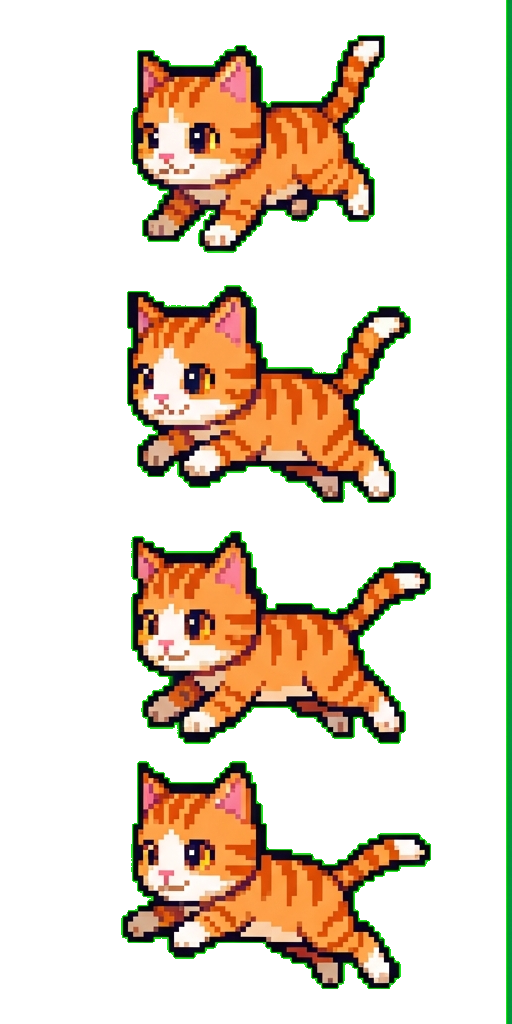
#> input picture assets/images/cat.png, 512 x 1024 px
$ python process_enemies.py assets/images/cat.png out
#> lines starting #> are read from the running program, lines starting #| are printed output that depends on the picture
from PIL import Image
import sys
import os

def process_enemies(input_path, output_dir, bg_color=(0, 255, 0), tolerance=50):
#> called with input_path = 'assets/images/cat.png', output_dir = 'out', bg_color = (0, 255, 0), tolerance = 50
    print(f"Processing enemies from {input_path}...")
    try:
        img = Image.open(input_path).convert("RGBA")
#> img is the input picture: PIL image 512x1024 RGBA; mean R, G, B, A 49.5, 36.2, 21, 77.9
        width, height = img.size
#> width = 512; height = 1024

        # Split into two (Dog Left, Cat Right)
        # Assuming equal distribution
        mid_x = width // 2
#> mid_x = 256

        dog_img = img.crop((0, 0, mid_x, height))
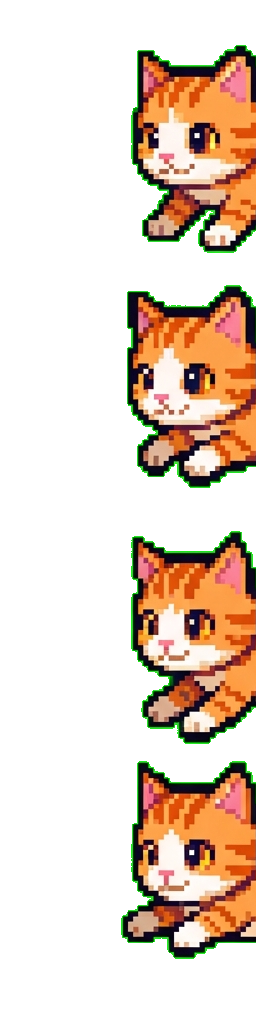
#> dog_img: PIL image 256x1024 RGBA; mean R, G, B, A 57.8, 40.6, 26.8, 84.6; transparent parts drawn white
        cat_img = img.crop((mid_x, 0, width, height))
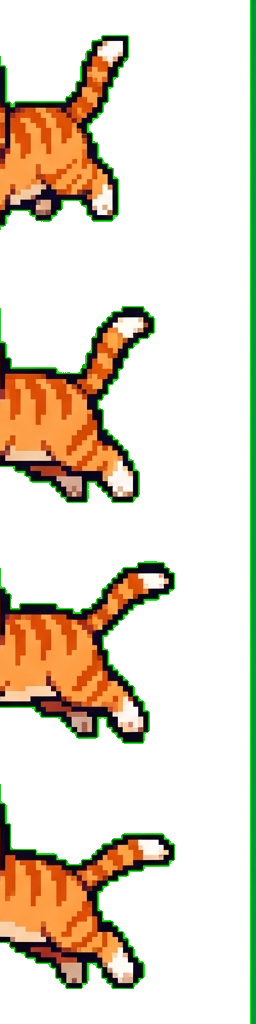
#> cat_img: PIL image 256x1024 RGBA; mean R, G, B, A 41.1, 31.7, 15.3, 71.3; transparent parts drawn white

        images = [('dog.png', dog_img), ('cat.png', cat_img)]

        for name, sub_img in images:
            datas = sub_img.getdata()
            newData = []

            r_bg, g_bg, b_bg = bg_color

            for item in datas:
                r, g, b, a = item
                # Distance to green
                dist = ((r - r_bg)**2 + (g - g_bg)**2 + (b - b_bg)**2)**0.5
                if dist < tolerance:
                    newData.append((0, 0, 0, 0))
                else:
                    newData.append(item)

            sub_img.putdata(newData)
            out_path = os.path.join(output_dir, name)
            sub_img.save(out_path, "PNG")
            print(f"Saved {name} to {out_path}")
#> this loop made 2 passes
#> (name, r_bg, g_bg, b_bg) on passes 1 to 2: ('dog.png', 0, 255, 0), ('cat.png', 0, 255, 0)
#| Saved dog.png to out/dog.png
#| Saved cat.png to out/cat.png

    except Exception as e:
        print(f"Error processing enemies: {e}")

if __name__ == "__main__":
    if len(sys.argv) < 3:
        print("Usage: python process_enemies.py <input_sheet> <output_dir>")
        sys.exit(1)

    input_file = sys.argv[1]
    output_dir = sys.argv[2]

    process_enemies(input_file, output_dir)

$ run again, with assets/images/aura.png copied over assets/images/cat.png
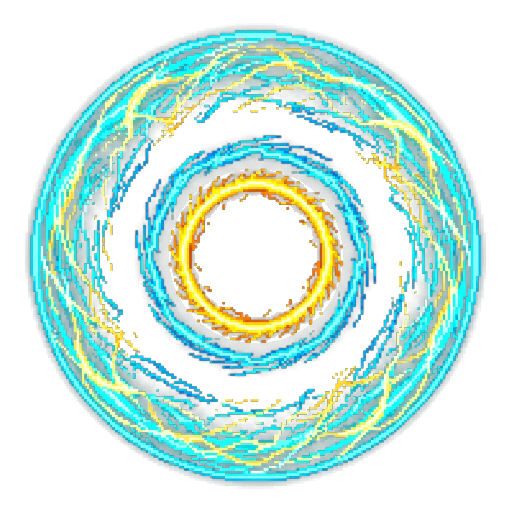
#> input picture assets/images/aura.png, 512 x 512 px
#> in process_enemies, img is the input picture: PIL image 512x512 RGBA; mean R, G, B, A 35.5, 74.9, 66.8, 84.6
#> in process_enemies, `dog_img = img.crop((0, 0, mid_x, height))`:
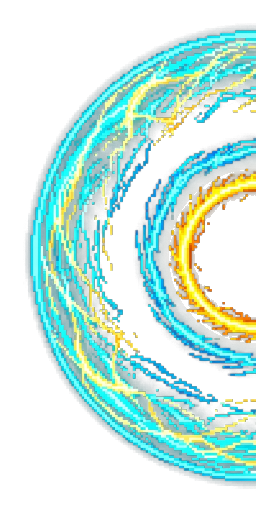
#> dog_img: PIL image 256x512 RGBA; mean R, G, B, A 35.2, 75.4, 67.7, 85.2; transparent parts drawn white
#> in process_enemies, `cat_img = img.crop((mid_x, 0, width, height))`:
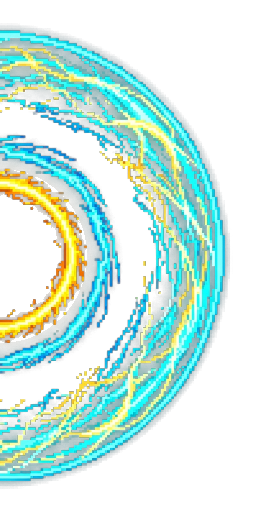
#> cat_img: PIL image 256x512 RGBA; mean R, G, B, A 35.8, 74.4, 65.9, 84; transparent parts drawn white
#> the loop in process_enemies, `for name, sub_img in images:` made 2 passes
#> (name, r_bg, g_bg, b_bg) on passes 1 to 2: ('dog.png', 0, 255, 0), ('cat.png', 0, 255, 0)
#> (printed output is left out)
